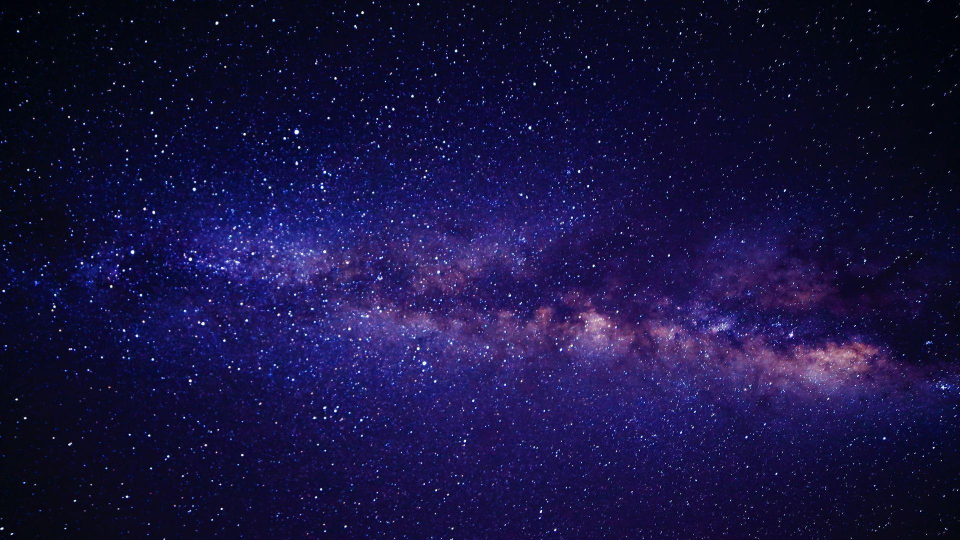
//> input picture imgs/1.jpg, 1920 x 1080 px (shown at 1/2 size)
$ ./main   (built with g++ and OpenCV 4)
//> lines starting //> are read from the running program, lines starting //| are printed output that depends on the picture
#include <filesystem>
#include <iostream>
#include <opencv2/opencv.hpp>
#include <functional>

#define EPS 1e-6f


void prepare_images(const std::string &path1, const std::string &path2, cv::Mat &A, cv::Mat &B) {
//> called with path1 = "../imgs/1.jpg", path2 = "../imgs/2.jpg"
    cv::Mat img1 = cv::imread(path1);
//> img1 is the input picture: 1080 rows x 1920 cols, CV_8UC3; mean B, G, R 66, 19, 24.2
    cv::Mat img2 = cv::imread(path2);
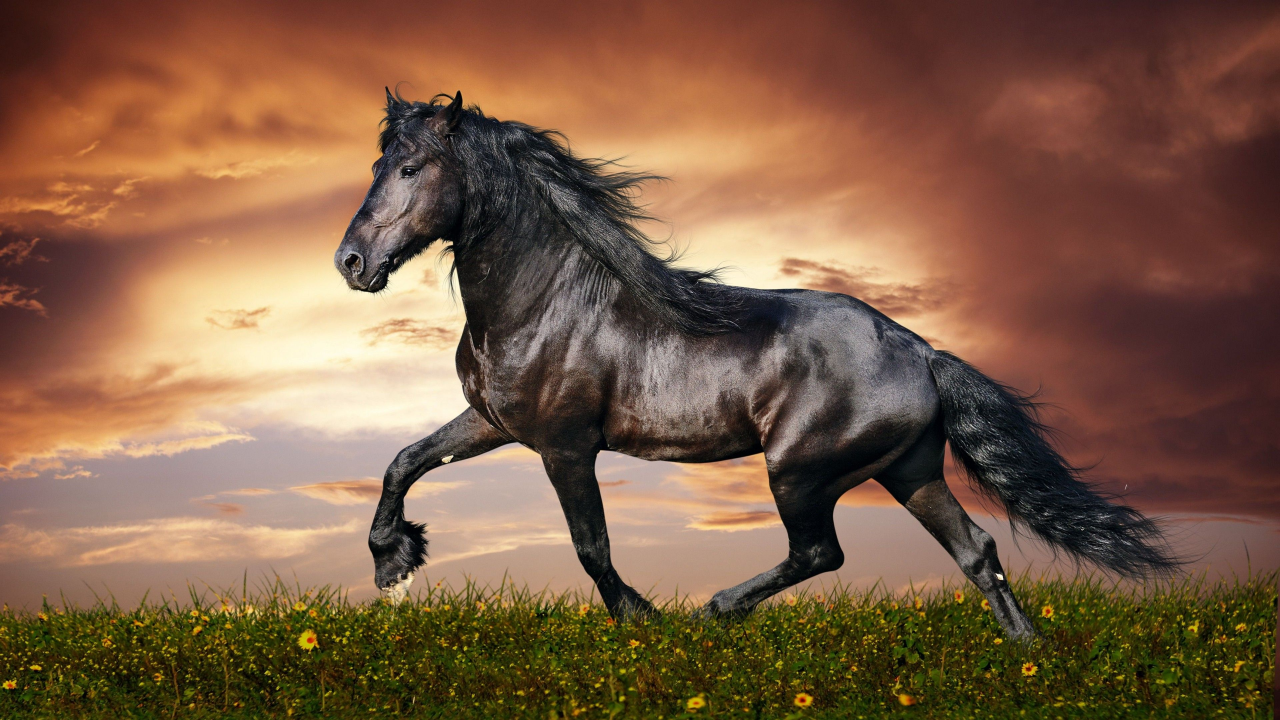
//> input picture imgs/2.jpg, 3840 x 2160 px (shown at 1/3 size)
//> img2 is the input picture: 2160 rows x 3840 cols, CV_8UC3; mean B, G, R 69.1, 92.7, 125.2

    int max_width = 1000;

    if (img1.cols > max_width) {
        double scale = static_cast<double>(max_width) / img1.cols;
//> scale = 0.521
        cv::resize(img1, img1, cv::Size(), scale, scale, cv::INTER_LINEAR);
//> img1: 562 rows x 1000 cols, CV_8UC3
    }

    if (img2.cols > max_width) {
        double scale = static_cast<double>(max_width) / img2.cols;
//> scale = 0.26
        cv::resize(img2, img2, cv::Size(), scale, scale, cv::INTER_LINEAR);
//> img2: 562 rows x 1000 cols, CV_8UC3
    }

    cv::resize(img2, img2, img1.size(), 0, 0, cv::INTER_LINEAR);


    img1.convertTo(A, CV_32FC3, 1.0 / 255.0);
    img2.convertTo(B, CV_32FC3, 1.0 / 255.0);
}


template<class Func>
cv::Mat blend_generic(const cv::Mat& A, const cv::Mat& B, Func func) {
    CV_Assert(A.size() == B.size() && A.type() == B.type());

    cv::Mat res(A.size(), A.type());
    int total = A.rows * A.cols * 3;
//> total = 1686000

    const float* ptrA = reinterpret_cast<const float*>(A.data);
    const float* ptrB = reinterpret_cast<const float*>(B.data);
    float* ptrR = reinterpret_cast<float*>(res.data);

    for (int i = 0; i < total; i++) {
        ptrR[i] = func(ptrA[i], ptrB[i]);
    }
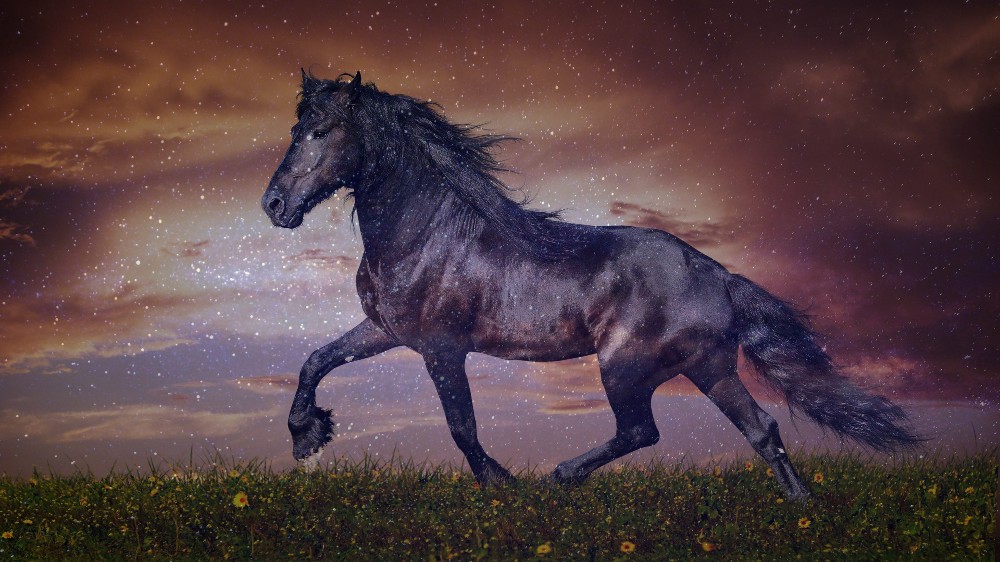
//> res: 562 rows x 1000 cols, CV_32FC3; mean B, G, R 0.266, 0.248, 0.332

    return res;
}


cv::Mat blend_transparency(const cv::Mat &A, const cv::Mat &B, double alpha) {
    return blend_generic(A, B, [alpha](float a, float b){ return (1.0f - alpha) * a + alpha * b; });
}

cv::Mat blend_darken(const cv::Mat &A, const cv::Mat &B) {
    return blend_generic(A, B, [](float a, float b){ return std::min(a, b); });
}

cv::Mat blend_lighten(const cv::Mat &A, const cv::Mat &B) {
    return blend_generic(A, B, [](float a, float b){ return std::max(a, b); });
}

cv::Mat blend_multiply(const cv::Mat &A, const cv::Mat &B) {
    return blend_generic(A, B, [](float a, float b){ return a * b; });
}

cv::Mat blend_screen(const cv::Mat &A, const cv::Mat &B) {
    return blend_generic(A, B, [](float a, float b){ return 1.0f - (1 - a) * (1 - b); });
}

cv::Mat blend_add(const cv::Mat &A, const cv::Mat &B) {
    return blend_generic(A, B, [](float a, float b){ return std::min(a + b, 1.0f); });
}

cv::Mat blend_linear_burn(const cv::Mat &A, const cv::Mat &B) {
    return blend_generic(A, B, [](float a, float b){ return std::max(a + b - 1.0f, 0.0f); });
}

cv::Mat blend_dodge(const cv::Mat &A, const cv::Mat &B) {
    return blend_generic(A, B, [](float a, float b) {
        float val = (a >= 1.0f - EPS) ? 1.0f : b / (1.0f - a);
        return std::clamp(val, 0.0f, 1.0f);
    });
}

cv::Mat blend_burn(const cv::Mat& A, const cv::Mat& B) {
    return blend_generic(A, B, [](float a, float b) {
        float val = (a < EPS) ? 0.0f : 1.0f - (1.0f - b) / a;
        return std::clamp(val, 0.0f, 1.0f);
    });
}

cv::Mat blend_overlay(const cv::Mat& A, const cv::Mat& B) {
    return blend_generic(A, B, [](float a, float b) {
        float val = (b <= 0.5f) ? 2.0f * a * b : 1.0f - 2.0f * (1.0f - a) * (1.0f - b);
        return std::clamp(val, 0.0f, 1.0f);
    });
}

cv::Mat blend_hard_light(const cv::Mat &A, const cv::Mat &B) {
    return blend_generic(A, B, [](float a, float b) {
        float val = (a <= 0.5f) ? 2.0f * a * b : 1.0f - 2.0f * (1.0f - a) * (1.0f - b);
        return std::clamp(val, 0.0f, 1.0f);
    });
}

cv::Mat blend_soft_light(const cv::Mat &A, const cv::Mat &B) {
    return blend_generic(A, B, [](float a, float b) {
        float val = (a <= 0.5f) ? (2.0f * a - 1.0f) * (b - std::pow(b, 2.0f)) + b : (2.0f * a - 1.0f) * (std::sqrt(b) - b) + b;
        return std::clamp(val, 0.0f, 1.0f);
    });
}

cv::Mat blend_difference(const cv::Mat& A, const cv::Mat& B) {
    return blend_generic(A, B, [](float a, float b){ return std::abs(a - b); });
}


bool folder_exists(const std::string& path) {
    if (!std::filesystem::exists(path)) {
        try {
            return std::filesystem::create_directory(path);
        } catch (const std::filesystem::filesystem_error& e) {
            std::cerr << e.what() << std::endl;
            return false;
        }
    }
    return true;
}


void run(const std::string& path1,
    const std::string& path2,
    const std::string& out_folder,
    const std::string& out_file_name,
    const std::function<cv::Mat(const cv::Mat&, const cv::Mat&)>& blend_func) {
    if (!folder_exists(out_folder)) return;

    cv::Mat A;
    cv::Mat B;

    prepare_images(path1, path2, A, B);

    cv::Mat result = blend_func(A, B);

    cv::Mat display;
    result.convertTo(display, CV_8UC3, 255.0);

    std::string abs_out_path = out_folder + "/" + out_file_name;
    cv::imwrite(abs_out_path, display);
}


int main() {
    std::string path1 = "../imgs/1.jpg";
    std::string path2 = "../imgs/2.jpg";

    std::string out_folder = "../output";
    std::string out_file_name = "transp.jpg";

    double alpha = 0.6;


    run(path1, path2, out_folder, "transparency_0.6.jpg", [alpha](const cv::Mat& A, const cv::Mat& B) -> cv::Mat {
        return blend_transparency(A, B, alpha);
    });
    run(path1, path2, out_folder, "darken.jpg", blend_darken);
    run(path1, path2, out_folder, "lighten.jpg", blend_lighten);
    run(path1, path2, out_folder, "multiply.jpg", blend_multiply);
//> after the loop in blend_generic (call 4), `for (int i = 0; i < total; i++)`:
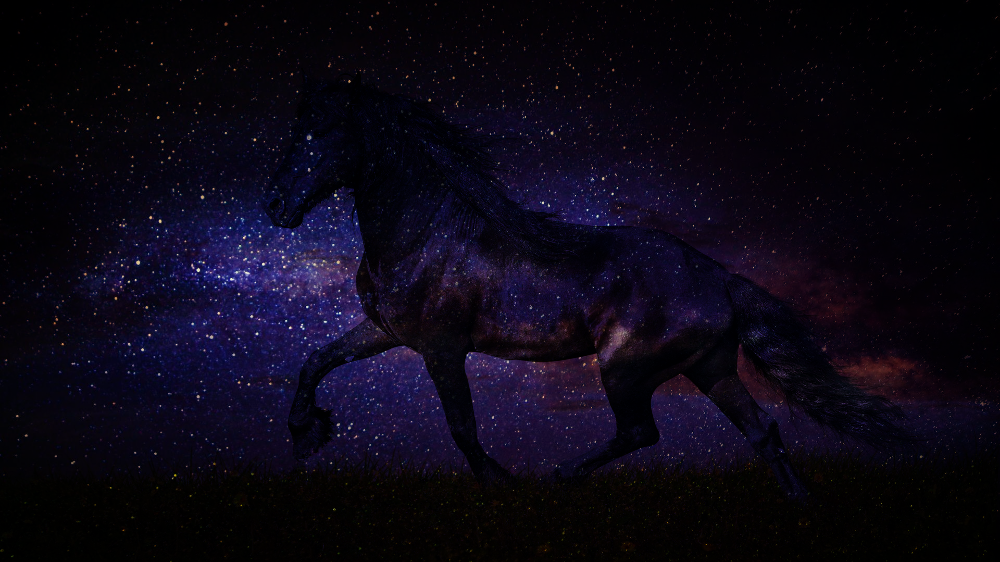
//> res: 562 rows x 1000 cols, CV_32FC3; mean B, G, R 0.0807, 0.0286, 0.0441
    run(path1, path2, out_folder, "screen.jpg", blend_screen);
//> after the loop in blend_generic (call 5), `for (int i = 0; i < total; i++)`:
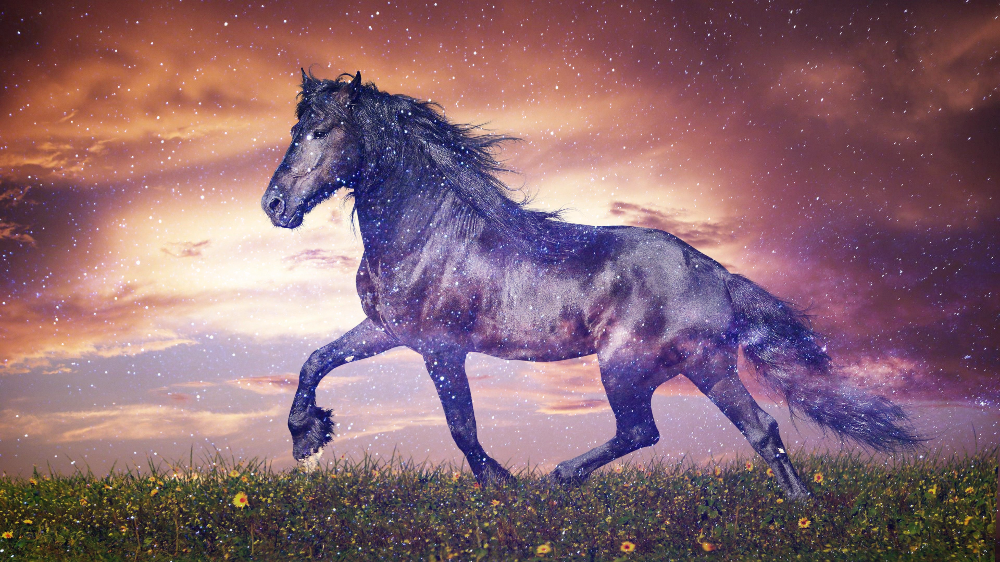
//> res: 562 rows x 1000 cols, CV_32FC3; mean B, G, R 0.449, 0.409, 0.541
    run(path1, path2, out_folder, "add.jpg", blend_add);
//> after the loop in blend_generic (call 6), `for (int i = 0; i < total; i++)`:
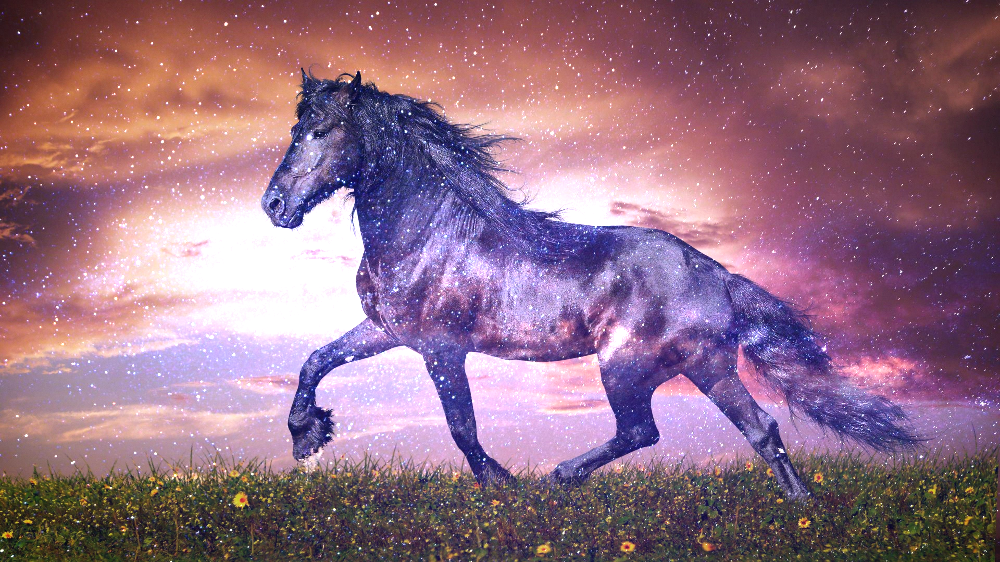
//> res: 562 rows x 1000 cols, CV_32FC3; mean B, G, R 0.515, 0.434, 0.576
    run(path1, path2, out_folder, "linear_burn.jpg", blend_linear_burn);
//> after the loop in blend_generic (call 7), `for (int i = 0; i < total; i++)`:
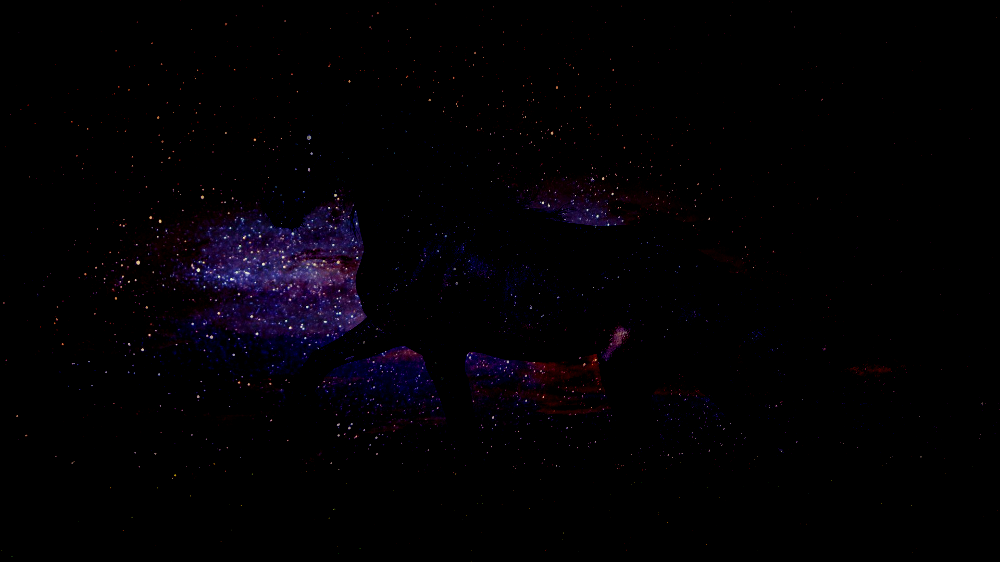
//> res: 562 rows x 1000 cols, CV_32FC3; mean B, G, R 0.0143, 0.00372, 0.00929
    run(path1, path2, out_folder, "dodge.jpg", blend_dodge);
//> after the loop in blend_generic (call 8), `for (int i = 0; i < total; i++)`:
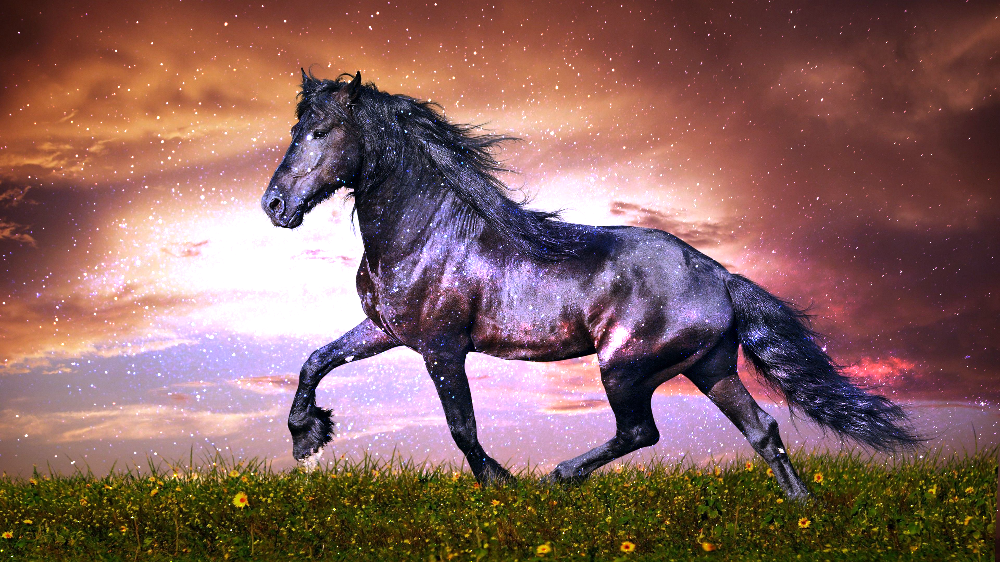
//> res: 562 rows x 1000 cols, CV_32FC3; mean B, G, R 0.378, 0.394, 0.534
    run(path1, path2, out_folder, "burn.jpg", blend_burn);
    run(path1, path2, out_folder, "overlay.jpg", blend_overlay);
    run(path1, path2, out_folder, "hard_light.jpg", blend_hard_light);
    run(path1, path2, out_folder, "soft_light.jpg", blend_soft_light);
    run(path1, path2, out_folder, "difference.jpg", blend_difference);

}
